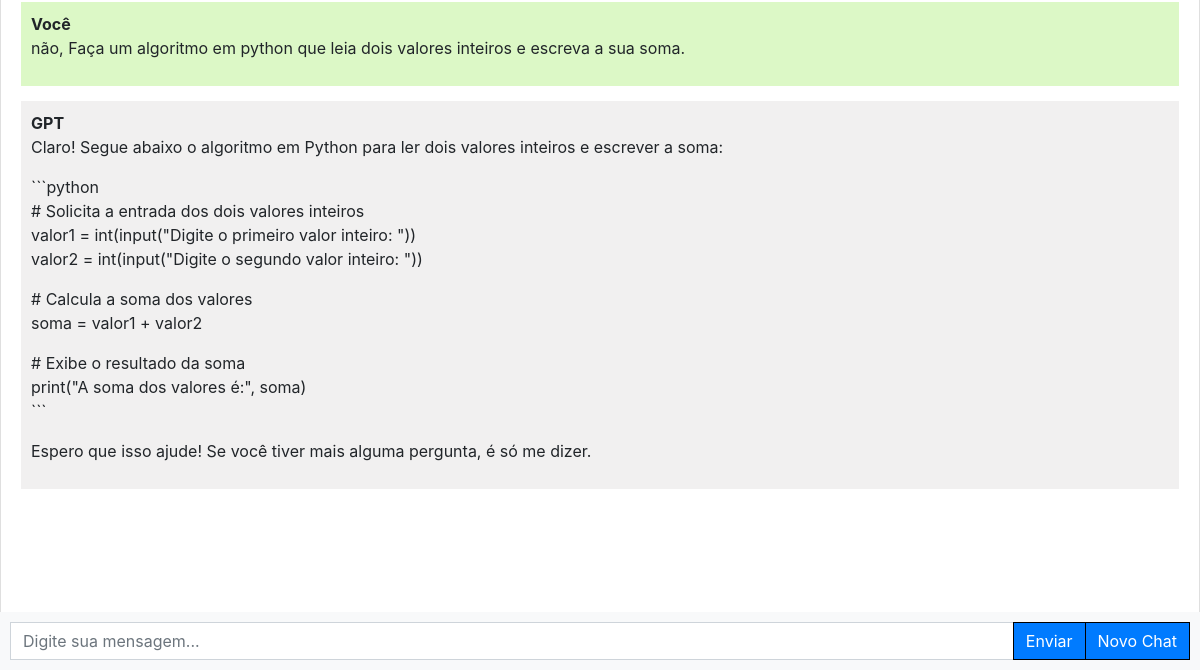
The page /chatbot (signed in, lower part) on the database as committed earlier.
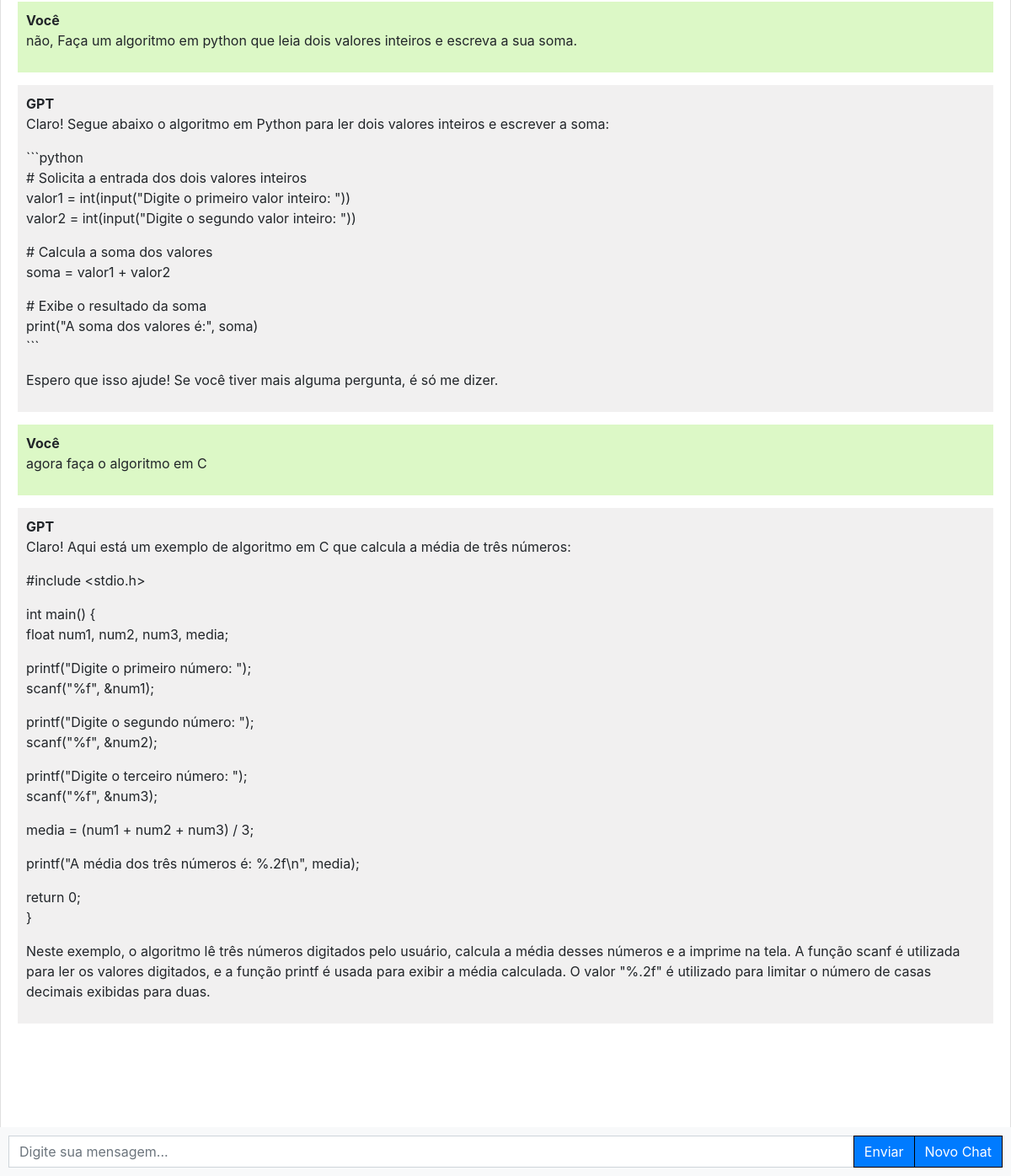
The same page on the database as committed later.
### chatbot/models.py (models this page shows, shortened)
class Chat(models.Model):
    user = models.ForeignKey(User, on_delete=models.CASCADE)
    message = models.TextField()
    response = models.TextField()
    created_at = models.DateTimeField(auto_now_add=True)

### chatbot/views.py (the view, shortened to what this page needs)
# urls.py: path('chatbot', views.chatbot, name='chatbot'),
def chatbot(request):
    chats = Chat.objects.filter(user=request.user)
    return render(request, 'chatbot.html', {'chats': chats})

### templates/chatbot.html (shortened to what this page needs)
{% extends 'base.html' %}
{% block content %}
<div class="chat-container">
  <div class="card flex-grow-1">
    <div class="card-body messages-box">
      <ul class="list-unstyled messages-list">
        {% for chat in chats %}
        {% if chat.user == request.user %}
        <li class="message sent">
          <div class="message-text">
            <div class="message-sender">
              <b>Você</b>
            </div>
            <div class="message-content">
              {{chat.message|linebreaks}}
            </div>
          </div>
        </li>
        <li class="message received">
          <div class="message-text">
            <div class="message-sender">
              <b>GPT</b>
            </div>
            <div class="message-content">
              {{chat.response|linebreaks}}
            </div>
          </div>
        </li>
        {% endif %}
        {% endfor %}
      </ul>
    </div>
    <br><br>
    <br><br>
    <br><br>
  </div>
  <form class="message-form">
    <div class="input-group">
      <input type="text" class="form-control message-input" placeholder="Digite sua mensagem...">
      <div class="input-group-append">
        <button type="submit" class="btn btn-primary btn-send">Enviar</button>
        <button onclick="confirmNewChat()" class="btn btn-primary btn-send">Novo Chat</button>
      </div>
    </div>
  </form>
</div>
{% endblock %}

### templates/base.html (shortened to what this page needs)
<!DOCTYPE html>
<html lang="pt-br">
  <head>
    <link rel="stylesheet" href="https://stackpath.bootstrapcdn.com/bootstrap/4.3.1/css/bootstrap.min.css">
  </head>
  <body>
    {% block content %}{% endblock %}
  </body>
</html>

### templates/chatbot.html (style rules this page uses)
body, html { height: 100%; }
.messages-box { flex: 1; overflow-y: auto; }
.messages-list { padding-left: 0; }
.message { margin-bottom: 15px; list-style: none; }
.message-text { padding: 10px; border-radius: 5px; }
.sent { background-color: #dcf8c6; align-self: flex-end; }
.received { background-color: #f1f0f0; align-self: flex-start; }
.message-form { display: flex; position: fixed; bottom: 0; left: 0; right: 0; padding: 10px; background-color: #f8f9fa; }
.message-input { flex: 1; border-radius: 0; border-right: none; }
.btn-send { border-radius: 0; border-width: 1px 1px 1px 1px; border-style: solid; border-color: #000 #000 #000 #000; }
.chat-container { height: 100%; display: flex; flex-direction: column; }

Rows that differ between the two databases and show on the page:
added Chat: message "agora faça o algoritmo em C", response "Claro! Aqui está um exemplo de algoritmo em C que calcula a média de três números: #include <stdio.h> int main() { float num1, num2, num3, media; printf(\"Digite o primeiro número: \"); scanf(\"%f\", &num1); printf(\"Digite o segundo número: \"); scanf(\"%f\", &num2); printf(\"Digite o terceiro número: \"); scanf(\"%f\", &num3); media = (num1 + num2 + num3) / 3; printf(\"A média dos três números é: %.2f\\n\", media); return 0; } Neste exemplo, o algoritmo lê três números digitados pelo usuário, calcula a média desses números e a imprime na tela. A função scanf é utilizada para ler os valores digitados, e a função printf é usada para exibir a média calculada. O valor \"%.2f\" é utilizado para limitar o…"
